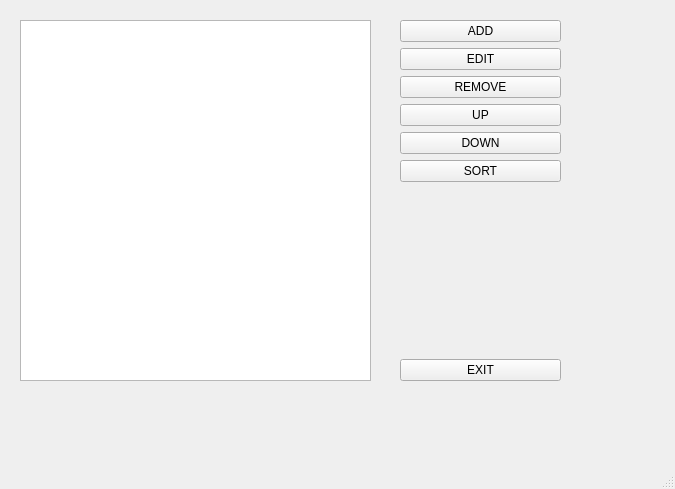
<?xml version="1.0" encoding="UTF-8"?>
<ui version="4.0">
 <class>MainWindow</class>
 <widget class="QMainWindow" name="MainWindow">
  <property name="geometry">
   <rect>
    <x>0</x>
    <y>0</y>
    <width>675</width>
    <height>489</height>
   </rect>
  </property>
  <property name="windowTitle">
   <string>MainWindow</string>
  </property>
  <widget class="QWidget" name="centralwidget">
   <widget class="QListWidget" name="listitems">
    <property name="geometry">
     <rect>
      <x>20</x>
      <y>20</y>
      <width>351</width>
      <height>361</height>
     </rect>
    </property>
   </widget>
   <widget class="QWidget" name="verticalLayoutWidget">
    <property name="geometry">
     <rect>
      <x>400</x>
      <y>20</y>
      <width>161</width>
      <height>361</height>
     </rect>
    </property>
    <layout class="QVBoxLayout" name="verticalLayout">
     <item>
      <widget class="QPushButton" name="btnadd">
       <property name="text">
        <string>ADD</string>
       </property>
      </widget>
     </item>
     <item>
      <widget class="QPushButton" name="btnedit">
       <property name="text">
        <string>EDIT</string>
       </property>
      </widget>
     </item>
     <item>
      <widget class="QPushButton" name="btnremove">
       <property name="text">
        <string>REMOVE</string>
       </property>
      </widget>
     </item>
     <item>
      <widget class="QPushButton" name="btnup">
       <property name="text">
        <string>UP</string>
       </property>
      </widget>
     </item>
     <item>
      <widget class="QPushButton" name="btndown">
       <property name="text">
        <string>DOWN</string>
       </property>
      </widget>
     </item>
     <item>
      <widget class="QPushButton" name="btnsort">
       <property name="text">
        <string>SORT</string>
       </property>
      </widget>
     </item>
     <item>
      <spacer name="verticalSpacer">
       <property name="orientation">
        <enum>Qt::Vertical</enum>
       </property>
       <property name="sizeHint" stdset="0">
        <size>
         <width>20</width>
         <height>100</height>
        </size>
       </property>
      </spacer>
     </item>
     <item>
      <widget class="QPushButton" name="btnexit">
       <property name="text">
        <string>EXIT</string>
       </property>
      </widget>
     </item>
    </layout>
   </widget>
  </widget>
  <widget class="QMenuBar" name="menubar">
   <property name="geometry">
    <rect>
     <x>0</x>
     <y>0</y>
     <width>675</width>
     <height>26</height>
    </rect>
   </property>
  </widget>
  <widget class="QStatusBar" name="statusbar"/>
 </widget>
 <resources/>
 <connections/>
</ui>
